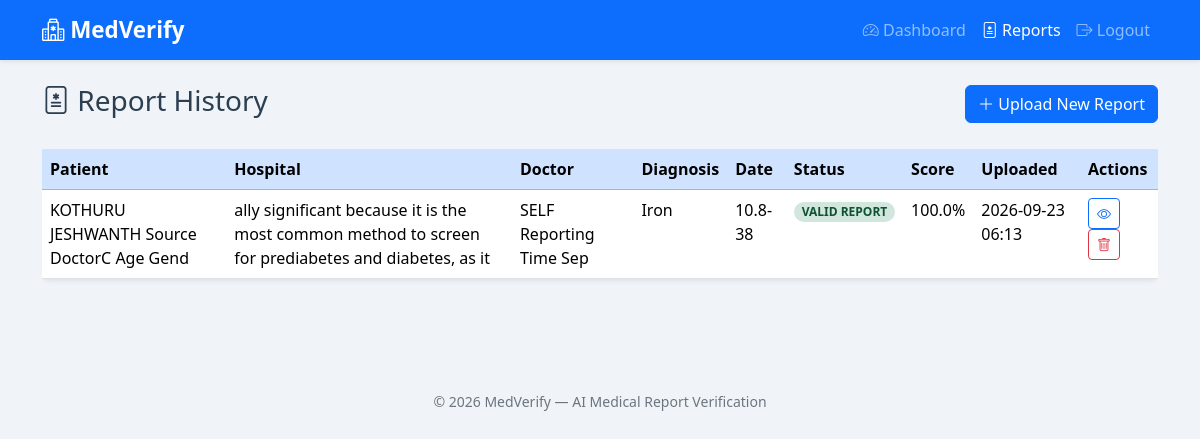
Screenshot of /reports (signed in) with the database file from the repository.
### models/model.py (models this page shows, shortened)
class MedicalReport(db.Model):
    __tablename__ = "medical_reports"
    id = db.Column(db.Integer, primary_key=True)
    user_id = db.Column(db.Integer, db.ForeignKey("users.id"), nullable=False)
    filename = db.Column(db.String(255), nullable=False)
    patient_name = db.Column(db.String(120), default="Not Found")
    age = db.Column(db.String(20), default="Not Found")
    gender = db.Column(db.String(20), default="Not Found")
    hospital = db.Column(db.String(200), default="Not Found")
    doctor = db.Column(db.String(120), default="Not Found")
    diagnosis = db.Column(db.Text, default="Not Found")
    medicines = db.Column(db.Text, default="Not Found")
    test_results = db.Column(db.Text, default="Not Found")
    report_date = db.Column(db.String(50), default="Not Found")
    extracted_text = db.Column(db.Text, default="")
    verification_status = db.Column(db.String(50), default="PENDING")
    confidence_score = db.Column(db.Float, default=0.0)
    created_at = db.Column(db.DateTime, default=lambda: datetime.now(timezone.utc))

### app.py (the view)
@app.route("/reports")
@login_required
def reports():
    user_reports = (
        MedicalReport.query.filter_by(user_id=current_user.id)
        .order_by(MedicalReport.created_at.desc())
        .all()
    )
    return render_template("reports.html", reports=user_reports)

### app.py (called while the page is built)
@login_manager.user_loader
def load_user(user_id):
    return db.session.get(User, int(user_id))

### templates/reports.html (shortened to what this page needs)
{% extends "base.html" %}
{% block content %}
<div class="d-flex justify-content-between align-items-center mb-4">
    <h3><i class="bi bi-file-medical"></i> Report History</h3>
    <a href="{{ url_for('dashboard') }}" class="btn btn-primary">
        <i class="bi bi-plus-lg"></i> Upload New Report
    </a>
</div>
{% if reports %}
<div class="table-responsive">
    <table class="table table-hover bg-white rounded shadow-sm">
        <thead class="table-primary">
            <tr>
                <th>Patient</th>
                <th>Hospital</th>
                <th>Doctor</th>
                <th>Diagnosis</th>
                <th>Date</th>
                <th>Status</th>
                <th>Score</th>
                <th>Uploaded</th>
                <th>Actions</th>
            </tr>
        </thead>
        <tbody>
            {% for report in reports %}
            <tr>
                <td>{{ report.patient_name }}</td>
                <td>{{ report.hospital }}</td>
                <td>{{ report.doctor }}</td>
                <td>{{ report.diagnosis[:40] }}{% if report.diagnosis|length > 40 %}...{% endif %}</td>
                <td>{{ report.report_date }}</td>
                <td>
                    <span class="badge rounded-pill {% if report.verification_status == 'VALID REPORT' %}status-valid{% else %}status-suspicious{% endif %}">
                        {{ report.verification_status }}
                    </span>
                </td>
                <td>{{ report.confidence_score }}%</td>
                <td>{{ report.created_at.strftime('%Y-%m-%d %H:%M') if report.created_at else 'N/A' }}</td>
                <td>
                    <a href="{{ url_for('report_detail', report_id=report.id) }}" class="btn btn-sm btn-outline-primary">
                        <i class="bi bi-eye"></i>
                    </a>
                    <form method="POST" action="{{ url_for('delete_report', report_id=report.id) }}" class="d-inline"
                          onsubmit="return confirm('Delete this report permanently?');">
                        <button type="submit" class="btn btn-sm btn-outline-danger">
                            <i class="bi bi-trash"></i>
                        </button>
                    </form>
                </td>
            </tr>
            {% endfor %}
        </tbody>
    </table>
</div>
{% endif %}
{% endblock %}

### static/css/style.css (style rules this page uses)
:root { --med-primary: #0d6efd; --med-success: #198754; --med-danger: #dc3545; --med-warning: #ffc107; --med-bg: #f0f4f8; --med-card: #ffffff; --med-text: #2c3e50; --med-muted: #6c757d; }
body { font-family: "Segoe UI", Tahoma, Geneva, Verdana, sans-serif; background-color: var(--med-bg); color: var(--med-text); min-height: 100vh; }
.status-valid { background-color: #d1e7dd; color: #0f5132; }

### rows the page displays
MedicalReport: patient_name "KOTHURU JESHWANTH Source DoctorC Age Gend", hospital "ally significant because it is the most common method to screen for prediabetes and diabetes, as it", doctor "SELF Reporting Time Sep", diagnosis "Iron", report_date "10.8-38", verification_status "VALID REPORT", confidence_score "100.0", created_at "2026-09-23 06:13"
